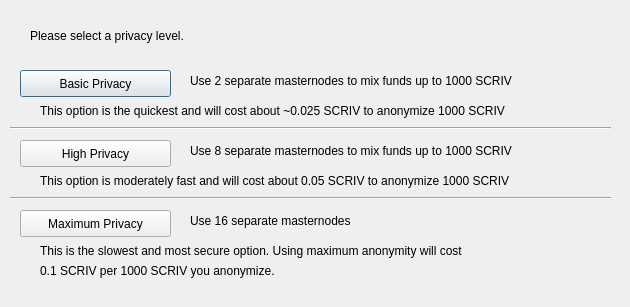
<?xml version="1.0" encoding="UTF-8"?>
<ui version="4.0">
 <class>DarksendConfig</class>
 <widget class="QDialog" name="DarksendConfig">
  <property name="geometry">
   <rect>
    <x>0</x>
    <y>0</y>
    <width>630</width>
    <height>307</height>
   </rect>
  </property>
  <property name="windowTitle">
   <string>Configure PrivateSend</string>
  </property>
  <widget class="QPushButton" name="buttonBasic">
   <property name="geometry">
    <rect>
     <x>20</x>
     <y>70</y>
     <width>151</width>
     <height>27</height>
    </rect>
   </property>
   <property name="text">
    <string>Basic Privacy</string>
   </property>
  </widget>
  <widget class="QPushButton" name="buttonHigh">
   <property name="geometry">
    <rect>
     <x>20</x>
     <y>140</y>
     <width>151</width>
     <height>27</height>
    </rect>
   </property>
   <property name="text">
    <string>High Privacy</string>
   </property>
  </widget>
  <widget class="QPushButton" name="buttonMax">
   <property name="geometry">
    <rect>
     <x>20</x>
     <y>210</y>
     <width>151</width>
     <height>27</height>
    </rect>
   </property>
   <property name="text">
    <string>Maximum Privacy</string>
   </property>
  </widget>
  <widget class="QLabel" name="label">
   <property name="geometry">
    <rect>
     <x>30</x>
     <y>20</y>
     <width>571</width>
     <height>31</height>
    </rect>
   </property>
   <property name="text">
    <string>Please select a privacy level.</string>
   </property>
  </widget>
  <widget class="QLabel" name="label_2">
   <property name="geometry">
    <rect>
     <x>190</x>
     <y>70</y>
     <width>421</width>
     <height>21</height>
    </rect>
   </property>
   <property name="text">
    <string>Use 2 separate masternodes to mix funds up to 1000 SCRIV</string>
   </property>
  </widget>
  <widget class="QLabel" name="label_3">
   <property name="geometry">
    <rect>
     <x>190</x>
     <y>140</y>
     <width>411</width>
     <height>21</height>
    </rect>
   </property>
   <property name="text">
    <string>Use 8 separate masternodes to mix funds up to 1000 SCRIV</string>
   </property>
  </widget>
  <widget class="QLabel" name="label_4">
   <property name="geometry">
    <rect>
     <x>190</x>
     <y>210</y>
     <width>421</width>
     <height>21</height>
    </rect>
   </property>
   <property name="text">
    <string>Use 16 separate masternodes</string>
   </property>
  </widget>
  <widget class="QLabel" name="label_6">
   <property name="geometry">
    <rect>
     <x>40</x>
     <y>100</y>
     <width>561</width>
     <height>21</height>
    </rect>
   </property>
   <property name="text">
    <string>This option is the quickest and will cost about ~0.025 SCRIV to anonymize 1000 SCRIV</string>
   </property>
  </widget>
  <widget class="QLabel" name="label_7">
   <property name="geometry">
    <rect>
     <x>40</x>
     <y>170</y>
     <width>561</width>
     <height>21</height>
    </rect>
   </property>
   <property name="text">
    <string>This option is moderately fast and will cost about 0.05 SCRIV to anonymize 1000 SCRIV</string>
   </property>
  </widget>
  <widget class="QLabel" name="label_8">
   <property name="geometry">
    <rect>
     <x>40</x>
     <y>240</y>
     <width>561</width>
     <height>21</height>
    </rect>
   </property>
   <property name="text">
    <string>This is the slowest and most secure option. Using maximum anonymity will cost</string>
   </property>
  </widget>
  <widget class="QLabel" name="label_9">
   <property name="geometry">
    <rect>
     <x>40</x>
     <y>260</y>
     <width>561</width>
     <height>21</height>
    </rect>
   </property>
   <property name="text">
    <string>0.1 SCRIV per 1000 SCRIV you anonymize.</string>
   </property>
  </widget>
  <widget class="Line" name="line">
   <property name="geometry">
    <rect>
     <x>10</x>
     <y>120</y>
     <width>601</width>
     <height>16</height>
    </rect>
   </property>
   <property name="orientation">
    <enum>Qt::Horizontal</enum>
   </property>
  </widget>
  <widget class="Line" name="line_2">
   <property name="geometry">
    <rect>
     <x>10</x>
     <y>190</y>
     <width>601</width>
     <height>16</height>
    </rect>
   </property>
   <property name="orientation">
    <enum>Qt::Horizontal</enum>
   </property>
  </widget>
 </widget>
 <resources/>
 <connections/>
</ui>
